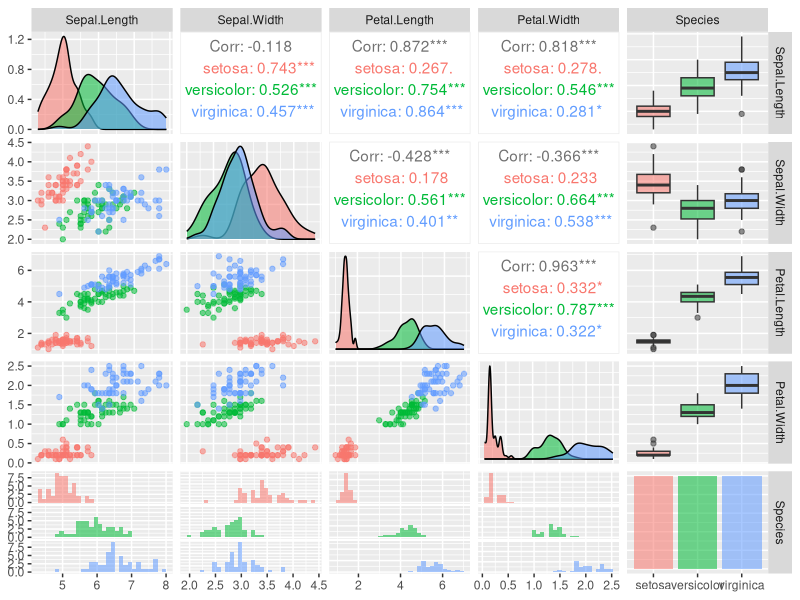
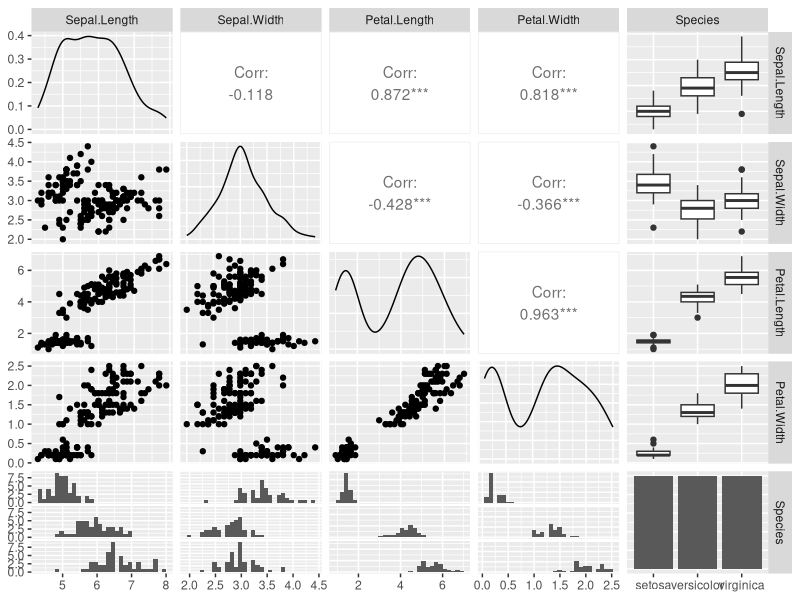

The R source for these figures, in order:
## ---- chunk 1
library(magrittr) # pipe operator
library(purrr)
## ---- chunk 2
data(iris)
## ---- chunk 3
summary(iris)
## ---- chunk 4
colMeans(iris[,-5]) 
## ---- chunk 5
apply(iris[-5], 2, sd) 
## ---- chunk 6
apply(iris[-5], 2, quantile, 0.95)
## ---- chunk 7
cov(iris[,-5])
## ---- chunk 8
cor(iris[,-5])
## ---- chunk 9

iris %>% # Start with dataset iris
  split(iris$Species) %>% # Split it according to its species column
  map(~.[-5]) %>% # For each species, throw away the last column (Species)
  map(cov)
## ---- chunk 10
library(GGally)
ggpairs(iris, aes(colour=Species, alpha = 0.7))
## ---- chunk 11
ggpairs(iris)
